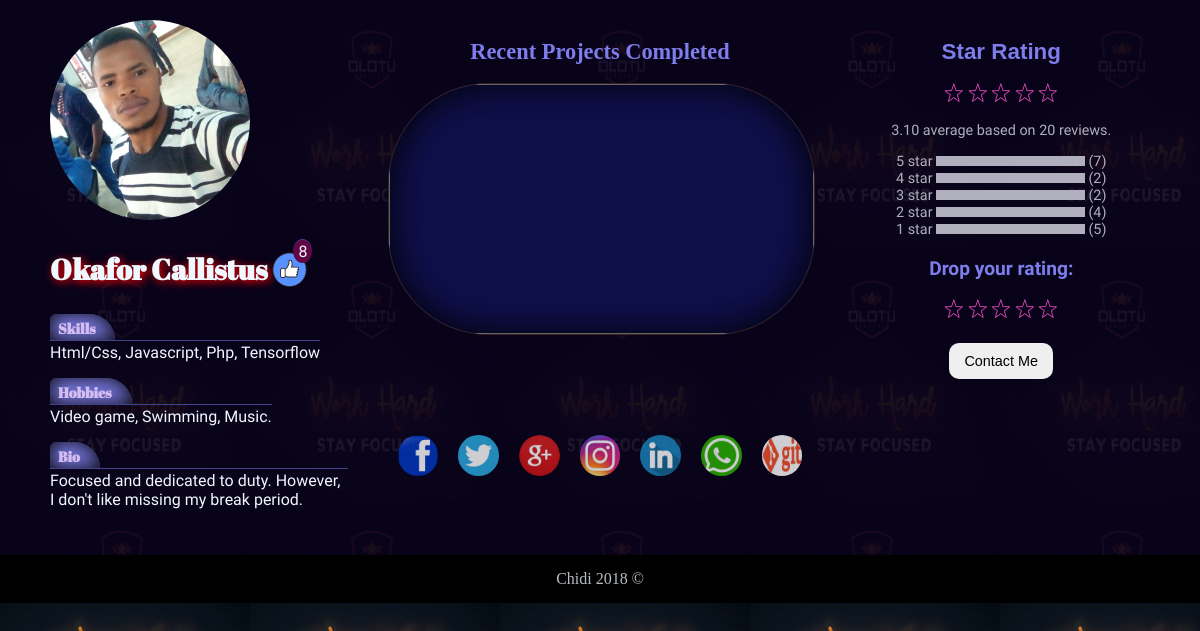
The page / on the database its author committed.
### tables this page shows
CREATE TABLE `edittable` (
  `Profilepic` text NOT NULL,
  `skills` text,
  `hobbies` text,
  `bio` text,
  `likes` int(255) NOT NULL DEFAULT '0',
  `star1` int(255) NOT NULL DEFAULT '0',
  `star2` int(255) NOT NULL DEFAULT '0',
  `star3` int(255) NOT NULL DEFAULT '0',
  `star4` int(255) NOT NULL DEFAULT '0',
  `star5` int(255) NOT NULL DEFAULT '0'
);

### index.php (the view, shortened to what this page needs)
<?php
include 'dbconnect.php';
$sql = "SELECT * FROM edittable";
$result = $conn->query($sql);
foreach ($result as $row) {
    $profilepic=$row["Profilepic"];
    $skills=$row["skills"];
    $hobbies=$row["hobbies"];
    $bio=$row["bio"];
    $likes=$row["likes"];
    $star1=$row["star1"];
    $star2=$row["star2"];
    $star3=$row["star3"];
    $star4=$row["star4"];
    $star5=$row["star5"];
}
$totalrating= $star1+$star2+$star3+$star4+$star5;
$average=($star1+($star2*2)+($star3*3)+($star4*4)+($star5*5))/$totalrating;
?>
<!Doctype html>
<html>
    <head>
        <link rel="stylesheet" href="css/style.css" />
    </head>
        <body onload="slide();">
                <div class="container">
                <div class="profile">
                    <img src="<?php echo "$profilepic"; ?>" alt="">
                    <div>
                    <h2>Okafor Callistus</h2><span><img id="imglike" src="images/like.png" alt=""><p id="liketxt"><?php echo "$likes"; ?></p></span>
                </div>
                    <h3>Skills</h3><br>
                    <p><?php echo "$skills"; ?></p><br>
                    <h3>Hobbies</h3><br>
                    <p><?php echo "$hobbies"; ?></p><br>
                    <h3>Bio</h3><br>
                    <p><?php echo "$bio"; ?></p>
                </div>
                <div class="slider">
                <h2>Recent Projects Completed</h2>
                        <div id="slidediv">
                                <img id="img1" />
                            </div>
                            <div class="social">
                                <div> <a href="#"> <img src="images/fb.png" alt=""></a></div>
                                <div> <a href="#"><img src="images/tw.png" alt=""></a></div>
                                <div> <a href="#"><img src="images/gp.png" alt=""></a></div>
                                <div><a href="#"><img src="images/in.png" alt=""></a></div>
                                <div> <a href="#"><img src="images/ld.png" alt=""></a></div>
                                <div> <a href="#"><img src="images/wp.png" alt=""></a></div>
                                <div> <a href="#"><img src="images/git.png" alt=""></a></div>
                            </div>
                </div>
                <div class="feedback">
                    <h2>Star Rating</h2>
                    <div class="star" id="starAverage">
                        <img src="images/starempty.png" alt="">
                        <img src="images/starempty.png" alt="">
                        <img src="images/starempty.png" alt="">
                        <img src="images/starempty.png" alt="">
                        <img src="images/starempty.png" alt="">
                        <p><span id="average"><?php echo number_format((float)$average, 2, '.', ''); ?></span> average based on <span id="total"><?php echo "$totalrating"; ?></span> reviews.</p>
                        <Span>5 star <div class="progressbar"><div class="bar1"></div></div> (<span id="star5"><?php echo "$star5"; ?></span>)</Span><br>
                        <Span>4 star <div class="progressbar"><div class="bar1"></div></div> (<span id="star4"><?php echo "$star4"; ?></span>)</Span><br>
                        <Span>3 star <div class="progressbar"><div class="bar1"></div></div> (<span id="star3"><?php echo "$star3"; ?></span>)</Span><br>
                        <Span>2 star <div class="progressbar"><div class="bar1"></div></div> (<span id="star2"><?php echo "$star2"; ?></span>)</Span><br>
                        <Span>1 star <div class="progressbar"><div class="bar1"></div></div> (<span id="star1"><?php echo "$star1"; ?></span>)</Span><br>
                    </div>
                    <h3>Drop your rating:</h3>
                    <div class="star" id="star">
                        <img src="images/starempty.png" alt="">
                        <img src="images/starempty.png" alt="">
                        <img src="images/starempty.png" alt="">
                        <img src="images/starempty.png" alt="">
                        <img src="images/starempty.png" alt="">
                    </div>
                    <button id="contactbutton">Contact Me</button>
                </div>
                </div>
                <div class="footer">Chidi 2018 &copy;</div>
        </body>
</html>

### rows shown on the page
edittable: Profilepic (picture), likes "8", skills "Html/Css, Javascript, Php, Tensorflow", hobbies "Video game, Swimming, Music.", bio "Focused and dedicated to duty. However, I don't like missing my break period.", average "3.10", totalrating "20", star5 "7", star4 "2", star3 "2", star2 "4", star1 "5"
